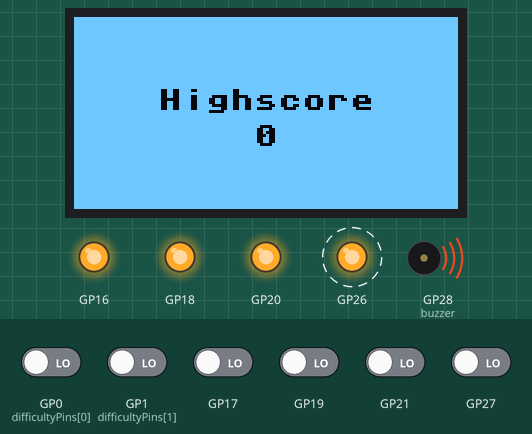
The program below on a simulated Raspberry Pi Pico running MicroPython. Parts: 128×64 one-colour display, output pins drawn as LEDs (lit = HIGH), buzzer (waves = sounding). Dashed ring = blinking. Inputs (shaded band) come from the test bench; at power-on: GP0 (difficultyPins[0]), GP1 (difficultyPins[1]), GP17, GP19, GP21, GP27 LOW. Files the program writes start out absent; random numbers come from a fixed seed; files that are not in the repository are absent; the clock reads 2024-03-15 10:24:30 at power-on unless the program sets it; library files of the repository ran but are not shown: sh1106.py; what the program prints to the serial console is not drawn.

Above: at 1.2 s.
1.3 s: GP0 (difficultyPins[0]) driven HIGH and GP1 (difficultyPins[1]) driven HIGH
At 1.71 s:
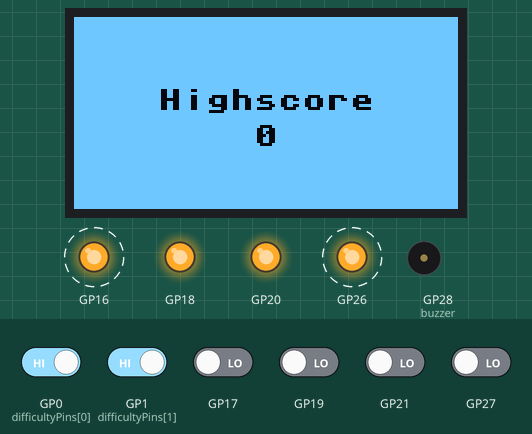
3.0 s: GP1 (difficultyPins[1]) driven LOW and GP27 driven HIGH
At 3.25 s:
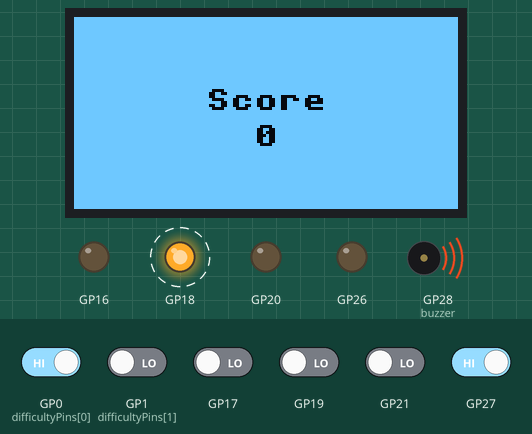
5.2 s: GP27 driven LOW
At 5.36 s:
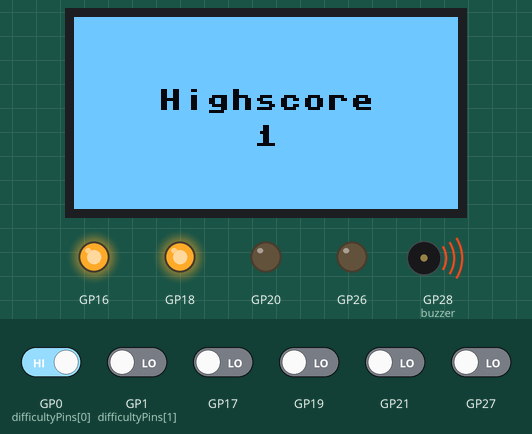
7.0 s: GP27 driven HIGH
9.1 s: GP27 driven LOW
At 14.6 s:
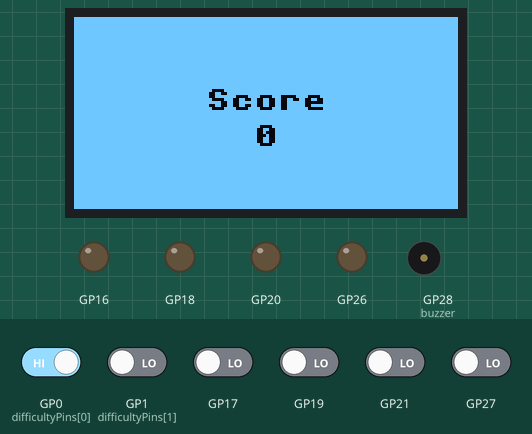
17.9 s: GP0 (difficultyPins[0]) driven LOW
Timing chart, 0 to 31.2 s (numbered marks = the images above; inputs shaded):
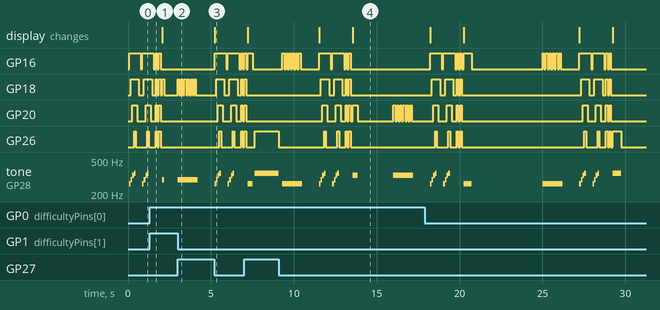

Measured:
- after the input at 9.1 s, GP16: LOW → HIGH after 0.21 s, → LOW 0.10 s later, → HIGH 0.10 s later, → LOW 0.10 s later, … (20 changes in this stretch); GP18: LOW → HIGH after 2.5 s, → LOW 0.50 s later, → HIGH 0.30 s later, → LOW 0.50 s later, … (8 changes in this stretch)
- by itself, GP18: alternates HIGH for 0.10 s and LOW for 0.10 s, 12 changes in all, then stays LOW

The program:

simon.py
```python
import machine
import utime
import random
import _thread
import sh1106
import micropython

# Since there's multiple things that are logically grouped together, lets logically group them together.
class SimonIO:
    def __init__(self, name, ledPin, buttonPin, buzzerFreq):
        self.name = name
        self.led = machine.Pin(ledPin, machine.Pin.OUT)
        self.button = machine.Pin(buttonPin, machine.Pin.IN, machine.Pin.PULL_DOWN)
        self.buzzerFreq = buzzerFreq

    def buzz(self, enable):
        if enable:
            buzzer.duty_u16(1000)
            buzzer.freq(self.buzzerFreq)
        else:
            buzzer.duty_u16(0)

    def show(self, timeout):
        self.led.on()
        self.buzz(True)
        utime.sleep(timeout)
        self.led.off()
        self.buzz(False)

# Configure our program so it knows what pins go where.
# All pin #'s are in the same place of the code to keep it centralized/organized.
pins = [
    SimonIO("Green", 16, 17, 262), # 262 = freq for C4 note. These notes are from the C major scale.
    SimonIO("Red", 18, 19, 294), # D4
    SimonIO("Yellow", 20, 21, 330), # E4
    SimonIO("Blue", 26, 27, 349), # F4
]

# Each one of these that's set to positive voltage will increase the difficulty.
difficultyPins = [
    machine.Pin(0, machine.Pin.IN, machine.Pin.PULL_DOWN),
    machine.Pin(1, machine.Pin.IN, machine.Pin.PULL_DOWN),
]

buzzer = machine.PWM(machine.Pin(28))

displayi2c = machine.I2C(1, sda=machine.Pin(2), scl=machine.Pin(3), freq=800000)

# The display connects over I2C. The display has a command based language implemented
# on it's display controller chip (SH1106). Thankfully someone already wrote a MicrPython
# driver for it.
# https://github.com/robert-hh/SH1106
displayWidth = micropython.const(128)
displayHeight = micropython.const(64)
display = sh1106.SH1106_I2C(displayWidth, displayHeight, displayi2c, None, 60)
display.init_display()
display.contrast(255)
display.rotate(True)
display.invert(True)
display.poweron()

# Displays 2 rows of text centered on the screen.
def displayScore(label, wut):
    # Blank out the old pixels
    display.fill(0)

    # Each character is 8 pixels wide. Since we want half that (we're centering)
    # then we * 4 instead of * 8.
    display.text(label, int(displayWidth / 2) - len(label) * 4, 30 - 6, 1)

    # We're prone to giving numbers, so lets be sure it's a string.
    wut = str(wut)
    display.text(wut, int(displayWidth / 2) - len(wut) * 4, 30 + 6, 1)
    display.show()

# Lets load the highscore.
highScore = int(0)
try:
    with open("highscore.txt", "r") as highScoreFile:
        highScoreStr = highScoreFile.read()
        highScore = int("0" if highScoreStr == "" or highScoreStr is None else highScoreStr)
except:
    pass

print("Found highscore: " + str(highScore))

# There's no escape!
while True:
    # Reset game to initial state.
    print("Reset.")
    for pin in pins:
        pin.led.off()
    buzzer.duty_u16(0)
    currentGame = []
    currentScore = 0

    # Run a sort of attract mode and show highscore.
    displayScore("Highscore", highScore)

    print("Running attract.")
    for _ in range(2):
        for pin in pins:
            pin.led.on()
            pin.buzz(True)
            utime.sleep(.1)

        for pin in reversed(pins):
            pin.led.off()
            pin.buzz(False)
            utime.sleep(.1)

    for _ in range(4):
        for pin in pins:
            pin.led.toggle()
        utime.sleep(.1)

    lost = False

    # Each pin that's set reduces the amount of time throughout the program.
    difficulty = 1.0
    for difficultyPin in difficultyPins:
        difficulty -= .4 if difficultyPin.value() == 1 else 0

    # A base of 5 seconds.
    inputTime = 5.0 * difficulty

    print("Difficulty %f (inputTime: %f" % (difficulty, inputTime))

    while not lost:
        # Show their current score as they play
        displayScore("Score", currentScore)
        # Add a new entry.
        newPin = random.choice(pins)
        currentGame.append(newPin)
        print("Adding new entry %s." % newPin.name)

        # Replay the existing sequence
        for entry in currentGame:
            entry.show(.5 * difficulty)
            utime.sleep(.2 * difficulty)

        # Now they've got to enter that same sequence.
        for entry in currentGame:
            inputPin = None

            # Loop until they enter something or inputTime elapses.
            start = utime.time()
            while inputPin is None and utime.time() - start < inputTime:
                # Loop through the pins...
                for pin in pins:
                    # ...and check each ones button to see if it's pushed.
                    if pin.button.value() == 1:
                        print("Button %s was pushed..." % pin.name)
                        # Give the real human player feedback that the button was pushed.
                        pin.buzz(True)
                        pin.led.on()
                        inputPin = pin
                        # Loop until they release the button.
                        while pin.button.value() == 1:
                            pass
                        pin.buzz(False)
                        pin.led.off()
                        print("...and released.")
                        # Sleep for a small amount of time. After testing, sometimes the button
                        # would register again.
                        utime.sleep(.2)
                        # Don't loop through the rest of the pins because we got a hit already.
                        break
                utime.sleep(.01)

            # They got it wrong! Or inputTime elapsed.
            if inputPin is not entry:
                print("They lost! Actual answer was %s." % entry.name)
                # Blink the correct one in their stupid face.
                entry.buzz(True)
                for _ in range(12):
                    entry.led.toggle();
                    utime.sleep(.1)
                entry.buzz(False)
                # Start a new game, brings us back to the outer while loop.
                lost = True
                break

        # Add a bit of a delay so it doesn't jump right into the replay when they release the button
        utime.sleep(1)

        currentScore += 1
        if currentScore > highScore:
            print("New highscore! " + str(currentScore))
            highScore = currentScore
            with open("highscore.txt", "w") as highScoreFile:
                highScoreFile.write(str(highScore))
```
